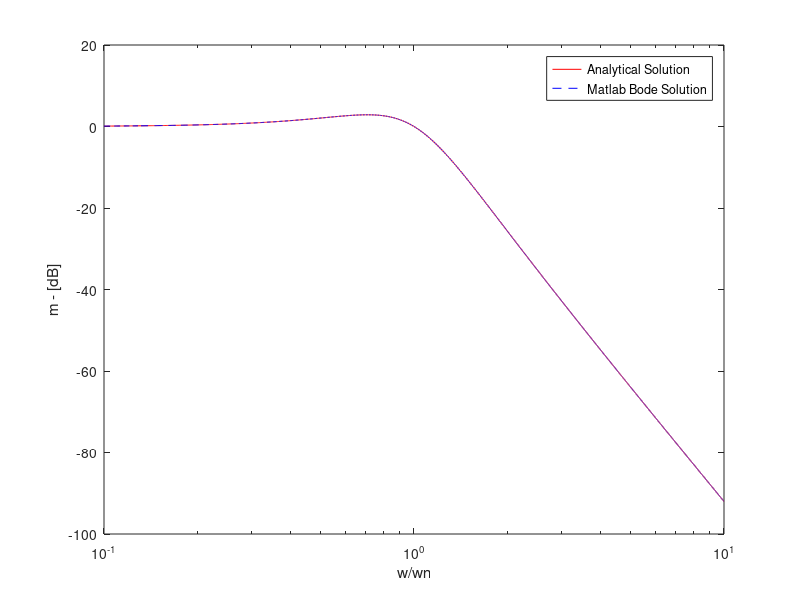

The MATLAB script that drew this image:
z = 0.5;
C = 1e-5;
L = 4e-3;

wn = sqrt(1/(L*C));
R = 2*L*z*wn

num = [1];
den = [L*C, R*C, 1]
T = tf(num,den)

r = linspace(1e-1,1e1,10000);
m = -10.*log( (1-r.^2).^2 + (2.*z.*r).^2);


[mag, phase, w] = bode(T,r*wn);

mag=squeeze(mag);
phase = squeeze(phase);

magdb = 20*log(mag);
figure(2)
semilogx(r,m,'r')
hold on
semilogx(r,magdb,'b--')
hold off
legend('Analytical Solution', 'Matlab Bode Solution')
xlabel('w/wn')
ylabel('m - [dB]')


